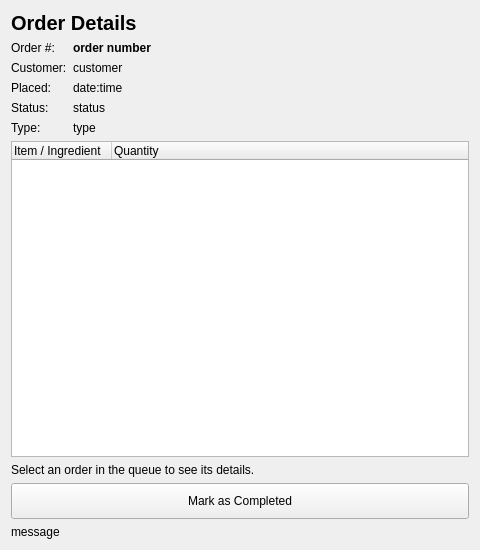
<?xml version="1.0" encoding="UTF-8"?>
<ui version="4.0">
 <class>OrderDetailsView</class>
 <widget class="QWidget" name="OrderDetailsView">
  <property name="geometry">
   <rect>
    <x>0</x>
    <y>0</y>
    <width>480</width>
    <height>550</height>
   </rect>
  </property>
  <property name="windowTitle">
   <string>Order Details</string>
  </property>
  <layout class="QVBoxLayout" name="mainLayout">
   <item>
    <widget class="QLabel" name="titleLabel">
     <property name="font">
      <font>
       <pointsize>15</pointsize>
       <bold>true</bold>
      </font>
     </property>
     <property name="text">
      <string>Order Details</string>
     </property>
    </widget>
   </item>
   <item>
    <layout class="QFormLayout" name="detailsFormLayout">
     <item row="0" column="0">
      <widget class="QLabel" name="orderNumberLabel">
       <property name="text">
        <string>Order #:</string>
       </property>
      </widget>
     </item>
     <item row="0" column="1">
      <widget class="QLabel" name="orderNumberValueLabel">
       <property name="font">
        <font>
         <bold>true</bold>
        </font>
       </property>
       <property name="text">
        <string>order number</string>
       </property>
      </widget>
     </item>
     <item row="1" column="0">
      <widget class="QLabel" name="customerLabel">
       <property name="text">
        <string>Customer:</string>
       </property>
      </widget>
     </item>
     <item row="1" column="1">
      <widget class="QLabel" name="customerValueLabel">
       <property name="text">
        <string>customer</string>
       </property>
      </widget>
     </item>
     <item row="2" column="0">
      <widget class="QLabel" name="placedLabel">
       <property name="text">
        <string>Placed:</string>
       </property>
      </widget>
     </item>
     <item row="2" column="1">
      <widget class="QLabel" name="placedValueLabel">
       <property name="text">
        <string>date:time</string>
       </property>
      </widget>
     </item>
     <item row="3" column="0">
      <widget class="QLabel" name="statusLabel">
       <property name="text">
        <string>Status:</string>
       </property>
      </widget>
     </item>
     <item row="3" column="1">
      <widget class="QLabel" name="statusValueLabel">
       <property name="text">
        <string>status</string>
       </property>
      </widget>
     </item>
     <item row="4" column="0">
      <widget class="QLabel" name="typeLabel">
       <property name="text">
        <string>Type:</string>
       </property>
      </widget>
     </item>
     <item row="4" column="1">
      <widget class="QLabel" name="typeValueLabel">
       <property name="text">
        <string>type</string>
       </property>
      </widget>
     </item>
    </layout>
   </item>
   <item>
    <widget class="QTreeWidget" name="itemsTree">
     <property name="editTriggers">
      <set>QAbstractItemView::NoEditTriggers</set>
     </property>
     <property name="selectionMode">
      <enum>QAbstractItemView::NoSelection</enum>
     </property>
     <column>
      <property name="text">
       <string>Item / Ingredient</string>
      </property>
     </column>
     <column>
      <property name="text">
       <string>Quantity</string>
      </property>
     </column>
    </widget>
   </item>
   <item>
    <widget class="QLabel" name="hintLabel">
     <property name="text">
      <string>Select an order in the queue to see its details.</string>
     </property>
     <property name="wordWrap">
      <bool>true</bool>
     </property>
    </widget>
   </item>
   <item>
    <widget class="QPushButton" name="completeButton">
     <property name="minimumSize">
      <size>
       <width>0</width>
       <height>36</height>
      </size>
     </property>
     <property name="text">
      <string>Mark as Completed</string>
     </property>
    </widget>
   </item>
   <item>
    <widget class="QLabel" name="messageLabel">
     <property name="text">
      <string>message</string>
     </property>
     <property name="wordWrap">
      <bool>true</bool>
     </property>
    </widget>
   </item>
  </layout>
 </widget>
 <resources/>
 <connections/>
</ui>
